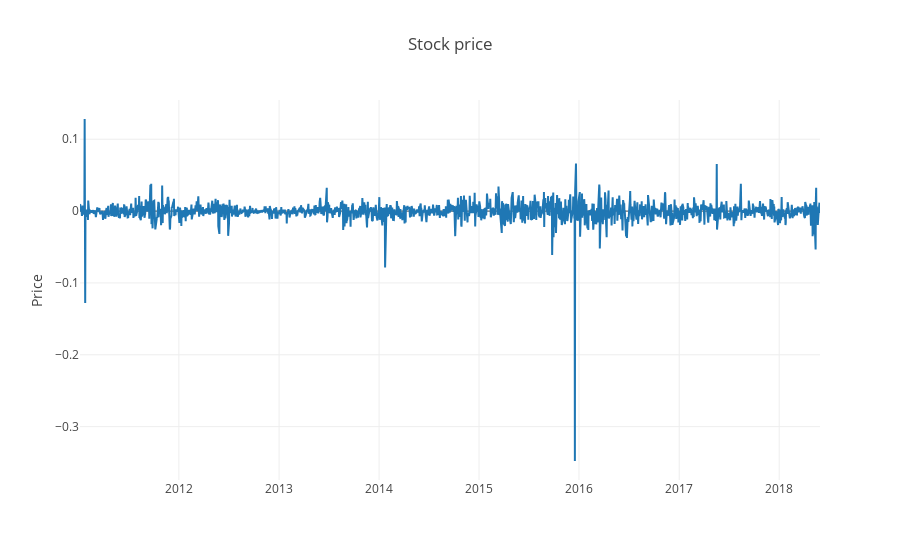

The code cell stored with this chart in its notebook:
### Code cell
ts = df_log_diff['Close']

rolling_stats = da.roll_stats(ts=ts, window=30)
da.plotscatter(df_log_diff[['Close']])
da.tsplot(ts, lags=30)

### Figure 1 — Plotly figure (JSON) as saved in the notebook; plotly's stock layout.template omitted (floating-point values rounded to 4 significant figures; data arrays with more than 128 entries replaced by an {"elided": "..."} marker saying what was removed)
{"data": [{"name": "Close", "type": "scatter", "x": {"elided": "1765 str values"}, "y": {"elided": "1765 float values"}}], "layout": {"legend": {"orientation": "h"}, "title": "Stock price", "yaxis": {"title": "Price"}}}
